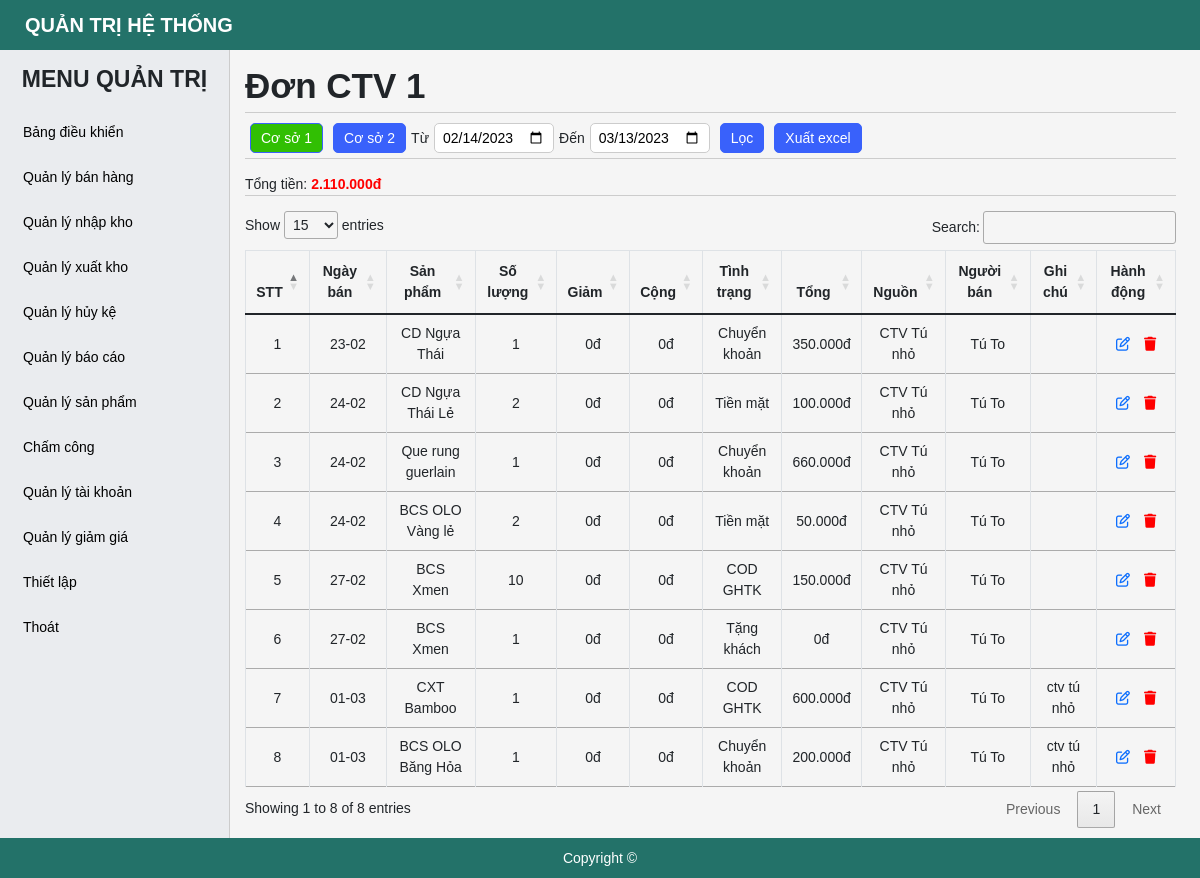
Page /collaborators.php?brand=1 (signed in) on the committed database.
### tables this page shows
CREATE TABLE `tbl_sell_manage` (
  `id` bigint(20) NOT NULL,
  `id_product` bigint(20) NOT NULL,
  `quantity` int(11) NOT NULL,
  `sale` bigint(20) DEFAULT NULL,
  `plus` bigint(20) DEFAULT NULL,
  `total` bigint(20) NOT NULL,
  `note` varchar(255) NOT NULL,
  `date` date NOT NULL,
  `id_user` bigint(20) NOT NULL,
  `id_user_sell` bigint(20) NOT NULL,
  `id_brand` bigint(20) NOT NULL,
  `id_payment_status` bigint(20) NOT NULL,
  `id_from_where` bigint(20) NOT NULL,
  `created_ad` timestamp NOT NULL DEFAULT current_timestamp(),
  `update_ad` datetime DEFAULT NULL
);

CREATE TABLE `tbl_product` (
  `id` bigint(20) NOT NULL,
  `name` varchar(255) NOT NULL,
  `detail` varchar(255) NOT NULL,
  `id_classify` bigint(20) NOT NULL,
  `id_unit` bigint(20) NOT NULL,
  `num_unit` int(11) NOT NULL,
  `price` bigint(20) NOT NULL,
  `quantity` int(20) DEFAULT 0,
  `note` longtext DEFAULT NULL,
  `status` tinyint(4) NOT NULL DEFAULT 1,
  `id_user` bigint(20) NOT NULL,
  `created_ad` timestamp NOT NULL DEFAULT current_timestamp()
);

CREATE TABLE `tbl_payment_status` (
  `id` bigint(20) NOT NULL,
  `name` varchar(255) NOT NULL,
  `type` varchar(255) NOT NULL,
  `status` tinyint(4) NOT NULL DEFAULT 1,
  `created_ad` timestamp NOT NULL DEFAULT current_timestamp(),
  `updated_ad` datetime DEFAULT NULL
);

CREATE TABLE `tbl_from_where` (
  `id` bigint(20) NOT NULL,
  `name` varchar(255) NOT NULL,
  `slug` varchar(255) NOT NULL,
  `note` varchar(255) NOT NULL,
  `status` tinyint(4) NOT NULL DEFAULT 1,
  `created_ad` timestamp NOT NULL DEFAULT current_timestamp()
);

CREATE TABLE `tbl_user` (
  `id` bigint(20) NOT NULL,
  `username` varchar(255) NOT NULL,
  `password` varchar(255) NOT NULL,
  `fullname` varchar(255) NOT NULL,
  `power` tinyint(4) NOT NULL DEFAULT 3,
  `status` tinyint(4) NOT NULL DEFAULT 1,
  `id_brand` bigint(20) NOT NULL,
  `created_ad` timestamp NOT NULL DEFAULT current_timestamp(),
  `update_ad` timestamp NOT NULL DEFAULT current_timestamp()
);

### collaborators.php (the view, shortened to what this page needs)
<?php
    include './include/connect.php';
    if (!isset($_SESSION['logins'])) {
        header('location:index.php');
    }else{
        if(date('d')<13){
            $monthFrom =(int) date('m')-1;
            $monthFrom = ($monthFrom < 10) ? "0".$monthFrom : $monthFrom;
            $monthTo =(int) date('m');
            $monthTo = ($monthTo < 10) ? "0".$monthTo : $monthTo;
        }else{
            $monthFrom =(int) date('m');
            $monthFrom = ($monthFrom < 10) ? "0".$monthFrom : $monthFrom;
            $monthTo =(int) date('m')+1;
            $monthTo = ($monthTo < 10) ? "0".$monthTo : $monthTo;
        }
        $year =date('Y');
        if(isset($_GET['brand']) && $_GET['brand'] == 1){
            $fromDate = $year."-".$monthFrom."-14";
            $toDate = $year."-".$monthTo."-13";
        }else{
             $fromDate = $year."-".$monthFrom."-22";
            $toDate = $year."-".$monthTo."-21";
        }
        $id_brand =$_GET['brand'];
        if($_SERVER["REQUEST_METHOD"] == "POST"){
            $fromDate = $_POST["from-date"];
            $toDate = $_POST["to-date"];
            $id_brand =$_GET['brand'];
            $querySell= $conn -> prepare("SELECT sell.*, frm.name as from_where, pro.name AS product, pay.name AS payment, us.fullname as fullname FROM tbl_sell_manage sell JOIN tbl_from_where frm ON frm.id = sell.id_from_where JOIN tbl_product pro ON pro.id = sell.id_product JOIN tbl_payment_status pay ON pay.id = sell.id_payment_status JOIN tbl_user us ON us.id = sell.id_user WHERE frm.slug = 'CTV' AND sell.date <= :toDate AND sell.date >= :fromDate AND sell.id_brand = :id_brand ORDER BY sell.date ASC" );
            $querySell->bindParam(':id_brand',$id_brand,PDO::PARAM_STR);
            $querySell->bindParam(':fromDate',$fromDate,PDO::PARAM_STR);
            $querySell->bindParam(':toDate',$toDate,PDO::PARAM_STR);
            $querySell-> execute();
            $resultsSell = $querySell->fetchAll(PDO::FETCH_OBJ);
        }else{
            $querySell= $conn -> prepare("SELECT sell.*, frm.name as from_where, pro.name AS product, pay.name AS payment, us.fullname as fullname FROM tbl_sell_manage sell JOIN tbl_from_where frm ON frm.id = sell.id_from_where JOIN tbl_product pro ON pro.id = sell.id_product JOIN tbl_payment_status pay ON pay.id = sell.id_payment_status JOIN tbl_user us ON us.id = sell.id_user WHERE frm.slug = 'CTV' AND sell.date <= :toDate AND sell.date >= :fromDate AND sell.id_brand = :id_brand ORDER BY sell.date ASC" );
            $querySell->bindParam(':id_brand',$id_brand,PDO::PARAM_STR);
            $querySell->bindParam(':fromDate',$fromDate,PDO::PARAM_STR);
            $querySell->bindParam(':toDate',$toDate,PDO::PARAM_STR);
            $querySell-> execute();
            $resultsSell = $querySell->fetchAll(PDO::FETCH_OBJ);
        }
        $sum=0;
        foreach ($resultsSell as $key => $value) {
            $sum += (int) $value->total;
        }
    }
?>
<!DOCTYPE html>
<html lang="en">
<head>
    <?php include('include/link-css.php');?>
</head>
<body>
    <?php include('include/header.php');?>
    <div id="main">
        <?php include('include/sidebar.php');?>
        <div id="main-right">
            <section class="main-right-title" style = "margin-bottom: 5px;">
                <div class="form-title">
                    <h1>Đơn CTV <?php echo $_GET['brand'] ?></h1>
                </div>
            </section>
            <section class="main-right-filter">
                <div class="account-btn">
                    <a href="./collaborators.php?brand=1" class="btn btn-post btn-add <?php if(isset($_GET['brand']) && $_GET['brand'] == 1){echo "btn-active";}?>">Cơ sở 1</a>
                </div>
                <div class="account-btn">
                    <a href="./collaborators.php?brand=2" class="btn btn-post btn-add <?php if(isset($_GET['brand']) && $_GET['brand'] == 2){echo "btn-active";}?>">Cơ sở 2</a>
                </div>
                <form action="" method="post">
                    <span>Từ</span>
                    <input type="date" name="from-date" id="from-date" class=" form-focus boder-ra-5" style =" height: 30px; padding: 0 8px; margin: 0 5px; max-width: 120px" value = "<?php echo isset($fromDate)? $fromDate : $today ?>">
                    <span>Đến</span>
                    <input type="date" name="to-date" id="to-date" class=" form-focus boder-ra-5" style =" height: 30px; padding: 0 8px; margin: 0 5px; max-width: 120px" value = "<?php echo isset($toDate)? $toDate :$today ?>">
                    <input type="submit" value="Lọc" class="btn btn-post btn-add">
                </form>
                <?php if($id_power != 3){ ?>
                    <div class="account-btn full-screen">
                        <button class="btn btn-post btn-add" onclick = "tableToExcel()">Xuất excel</button>
                    </div>
                <?php } ?>
            </section>
            <section class="main-right-filter">
                <p>Tổng tiền: <b class="col-red">
                    <?php
                        $bien = number_format($sum,0,",",".");
                        echo $bien."đ";
                    ?>
                </b></p>
            </section>
            <div class="main-right-table">
                <table class="table table-bordered table-post-list" id = "table-manage">
                    <thead>
                        <tr>
                            <th class = "full-screen" >STT</th>
                            <th>Ngày bán</th>
                            <th>Sản phẩm</th>
                            <th>Số lượng</th>
                            <th>Giảm</th>
                            <th>Cộng</th>
                            <th>Tình trạng</th>
                            <th>Tổng</th>
                            <th>Nguồn</th>
                            <th class = "full-screen">Người bán</th>
                            <th class = "full-screen">Ghi chú</th>
                            <th>Hành động</th>
                        </tr>
                    </thead>
                    <tbody >
                        <?php foreach ( $resultsSell as $key => $value) { ?>
                            <tr>
                                <td class = "full-screen"><?php echo $key+1 ?></td>
                                <td>
                                    <p>
                                        <?php
                                            echo date_format(date_create( $value -> date),"d-m")
                                        ?>
                                    </p>
                                </td>
                                <td>
                                    <p><?php echo $value -> product?></p>
                                </td>
                                <td>
                                    <p><?php echo $value -> quantity ?></p>
                                </td>
                                <td>
                                    <p>
                                        <?php
                                            $tien = (int) $value -> sale;
                                            $bien = number_format($tien,0,",",".");
                                            echo $bien."đ";
                                        ?>
                                     </p>
                                </td>
                                <td>
                                    <p>
                                        <?php
                                            $tien = (int) $value -> plus;
                                            $bien = number_format($tien,0,",",".");
                                            echo $bien."đ";
                                        ?>
                                     </p>
                                </td>
                                <td>
                                    <p><?php echo $value -> payment ?></p>
                                </td>
                                <td>
                                    <p>
                                        <?php
                                            $tien = (int) $value -> total;
                                            $bien = number_format($tien,0,",",".");
                                            echo $bien."đ";
                                        ?>
                                     </p>
                                </td>
                                <td>
                                    <p><?php echo $value -> from_where ?></p>
                                </td>
                                <td class = "full-screen">
                                    <p><?php echo $value -> fullname ?></p>
                                </td>
                                <td class = "full-screen">
                                    <p><?php echo $value -> note ?></p>
                                </td>
                                <td style = "text-align: center;">
                                    <a href="./sell-edit.php?id=<?php echo $value -> id ?>" class="btn-setting btn-edit colo-blue" style = "margin: 0 5px;"><i class="fa-regular fa-pen-to-square"></i></a>
                                   <?php if($id_power != 3){ ?>
                                        <a href="./sell-manage.php?brand=<?php echo $id_brand?>&del=<?php echo $value -> id ?>" class="btn-setting col-red" style = "margin: 0 5px;" onclick="return confirm('Bạn chắc chắn muốn xóa?');" ><i class="fa-solid fa-trash"></i>
                                    <?php } ?>
                                </td>
                            </tr>
                        <?php } ?>
                    </tbody>
                </table>
            </div>
        </div>
    </div>
    <?php include('include/footer.php');?>
</body>
</html>

### css/style.css (style rules this page uses)
* { margin: 0; padding: 0; box-sizing: border-box; font-family: Arial, Helvetica, sans-serif; font-size: 14px; }
body { background-color: #f5f5f5; }
.boder-ra-5 { border: 1px solid #ccc; border-radius: 5px; }
.btn { height: 40px; border-radius: 5px; border: 1px solid #3961fb; background: #3961fb; font-weight: 700; color: #fff; display: inline-flex; align-items: center; justify-content: center; text-decoration: none; cursor: pointer; padding: 0 10px; margin: 5px 0; }
.col-red { color: red; }
.btn-active { background: #31bf03 !important; }
#main-right { padding: 60px 24px 50px 245px; }
#main-right li, #main-right a { font-size: 14px; }
.main-right-title { display: flex; justify-content: space-between; border-bottom: 1px solid #ccc; margin-bottom: 15px; }
.main-right-filter { display: flex; border-bottom: 1px solid #ccc; margin-bottom: 15px; flex-direction: row; flex-wrap: wrap; align-items: center; }
.main-right-filter .btn { height: 30px; font-size: 14px; font-weight: 400; margin: 5px; }
.main-right-filter form { display: flex; align-items: center; flex-direction: row; flex-wrap: nowrap; justify-content: center; }
#main-right .table-bordered th, .table-bordered td { text-align: center; font-size: 14px; }
.main-right-table .table-post-list { border-collapse: collapse; }
.table-post-list td { vertical-align: middle !important; white-space: normal; }
.form-title { margin: 5px 0; }
.form-title h1 { font-weight: 700; }

### rows in the picture
tbl_sell_manage: date "23-02", id_product.name "CD Ngựa Thái", quantity "1", sale "0", plus "0", id_payment_status.name "Chuyển khoản", total "350.000", id_from_where.name "CTV Tú nhỏ", id_user.fullname "Tú To"
tbl_sell_manage: date "24-02", id_product.name "CD Ngựa Thái Lẻ", quantity "2", sale "0", plus "0", id_payment_status.name "Tiền mặt", total "100.000", id_from_where.name "CTV Tú nhỏ", id_user.fullname "Tú To"
tbl_sell_manage: date "24-02", id_product.name "Que rung guerlain", quantity "1", sale "0", plus "0", id_payment_status.name "Chuyển khoản", total "660.000", id_from_where.name "CTV Tú nhỏ", id_user.fullname "Tú To"
tbl_sell_manage: date "24-02", id_product.name "BCS OLO Vàng lẻ", quantity "2", sale "0", plus "0", id_payment_status.name "Tiền mặt", total "50.000", id_from_where.name "CTV Tú nhỏ", id_user.fullname "Tú To"
tbl_sell_manage: date "27-02", id_product.name "BCS Xmen", quantity "10", sale "0", plus "0", id_payment_status.name "COD GHTK", total "150.000", id_from_where.name "CTV Tú nhỏ", id_user.fullname "Tú To"
tbl_sell_manage: date "27-02", id_product.name "BCS Xmen", quantity "1", sale "0", plus "0", id_payment_status.name "Tặng khách", total "0", id_from_where.name "CTV Tú nhỏ", id_user.fullname "Tú To"
tbl_sell_manage: date "01-03", id_product.name "CXT Bamboo", quantity "1", sale "0", plus "0", id_payment_status.name "COD GHTK", total "600.000", id_from_where.name "CTV Tú nhỏ", id_user.fullname "Tú To", note "ctv tú nhỏ"
tbl_sell_manage: date "01-03", id_product.name "BCS OLO Băng Hỏa", quantity "1", sale "0", plus "0", id_payment_status.name "Chuyển khoản", total "200.000", id_from_where.name "CTV Tú nhỏ", id_user.fullname "Tú To", note "ctv tú nhỏ"

### other values in the picture
$_GET['brand'] "1"
$bien "2.110.000"
